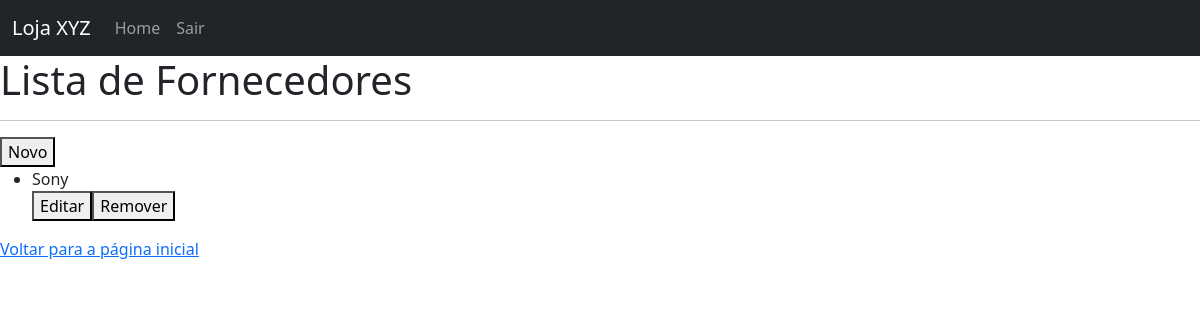
Before: /fornecedores (signed in) with the older database file.
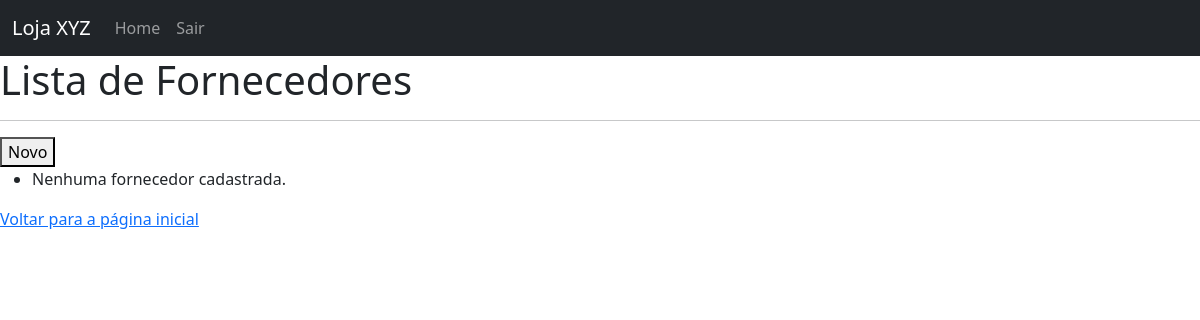
After: the same page with the newer database file.
### estoque_app/models.py (models this page shows, shortened)
class Fornecedor(models.Model):
    nome = models.CharField(max_length=100)
    cnpj = models.CharField(max_length=20, unique=True)
    email = models.EmailField(blank=True, null=True)
    telefone = models.CharField(max_length=100, blank=True, null=True)

### estoque_app/views.py (the view)
# urls.py: path('fornecedores', views.fornecedores, name='fornecedores'),
@login_required
def fornecedores(request):
    fornecedores = Fornecedor.objects.all().order_by('nome')
    contexto = {'fornecedores' : fornecedores}
    return render(request,'fornecedor/fornecedores.html', contexto)

### estoque_app/templates/fornecedor/fornecedores.html (shortened to what this page needs)
{% extends 'base.html' %}
{% block conteudo %}
<h1>Lista de Fornecedores</h1>
<hr>
<a href="{% url 'novo_fornecedor' %}"><button>Novo</button></a>
<div class="fornecedor-lista">
    <ul>
        {% for fornecedor in fornecedores %}
        <li>{{ fornecedor.nome }}</li>
        <a href="{% url 'editar_fornecedor' fornecedor.id %}"><button>Editar</button></a><a
            href="{% url 'excluir_fornecedor' fornecedor.id %}"><button>Remover</button></a>
        {% empty %}
        <li>Nenhuma fornecedor cadastrada.</li>
        {% endfor %}
    </ul>
</div>
{% endblock %}

Changed rows visible on the page:
removed Fornecedor: nome "Sony"
Other visible differences:
text now shown: "Nenhuma fornecedor cadastrada."
